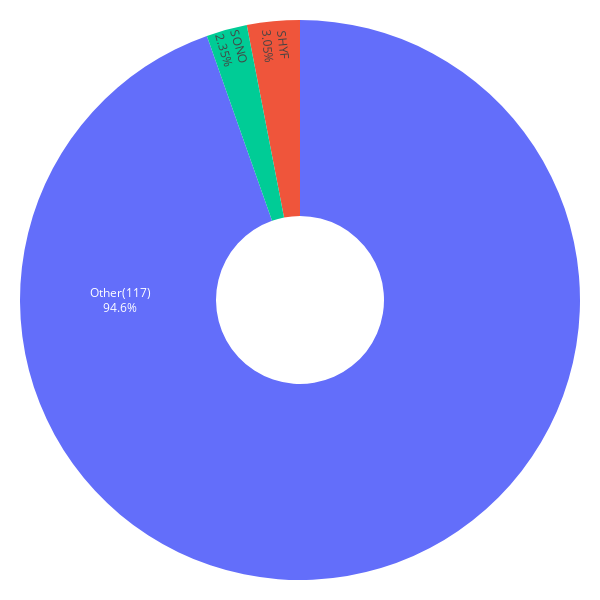

This figure's notebook cell:
### Code cell
importlib.reload(lstm_utils)
importlib.reload(mpt_utils)

weights_12m, mu_12m, S_12m, allocations_12m, weights_all_12m = mpt_utils.portfolio_and_plot(df_forecast_12m, df, plot_threshold=0.022)

### Figure 1 — Plotly figure (JSON) as saved in the notebook; plotly's stock layout.template omitted (floating-point values rounded to 4 significant figures)
{"data": [{"hole": 0.3, "insidetextorientation": "radial", "labels": ["SHYF", "SONO", "Other(117)"], "textinfo": "label+percent", "textposition": "inside", "values": [0.0232, 0.0179, 0.7206], "type": "pie"}], "layout": {"margin": {"l": 20, "r": 20, "t": 20, "b": 20}, "font": {"color": "black"}, "height": 600, "width": 600, "paper_bgcolor": "white", "plot_bgcolor": "white", "showlegend": false}}
